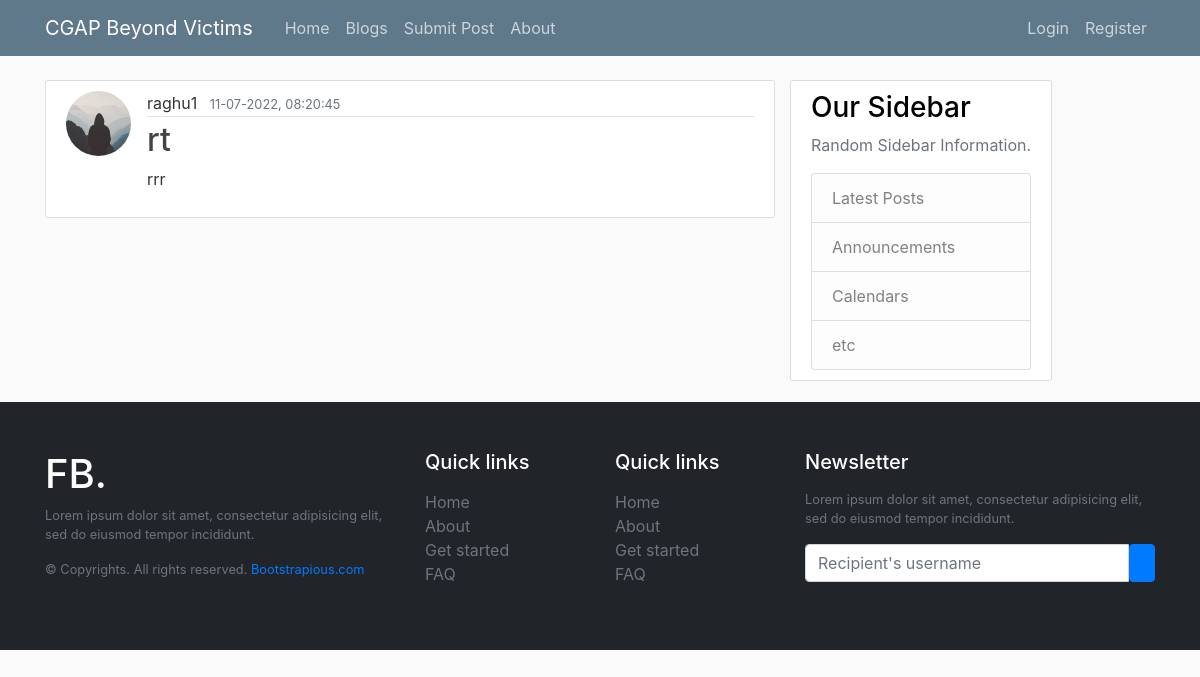
Screenshot of /post/3 with the database file from the repository.
### cgap/models.py (models this page shows, shortened)
class User(db.Model, UserMixin):
    id = db.Column(db.Integer, primary_key=True)
    username = db.Column(db.String(20), unique=True, nullable=False)
    email = db.Column(db.String(120), unique=True, nullable=False)
    image_file = db.Column(db.String(20), nullable=False, default="default.jpg")
    password = db.Column(db.String(60), nullable=False)
    posts = db.relationship("Post", backref="author", lazy=True)

class Post(db.Model):
    id = db.Column(db.Integer, primary_key=True)
    title = db.Column(db.String(100), nullable=False)
    date_posted = db.Column(db.DateTime, nullable=False, default=datetime.utcnow)
    image_file = db.Column(db.String(20), nullable=False, default="default.jpg")
    content = db.Column(db.Text, nullable=False)
    user_id = db.Column(db.Integer, db.ForeignKey("user.id"), nullable=False)

### cgap/routes.py (the view)
@app.route("/post/<int:post_id>")
def post(post_id):
    post = Post.query.get_or_404(post_id)
    return render_template("post.html", title=post.title, post=post)

### cgap/templates/post.html (shortened to what this page needs)
{% extends "layout.html" %}
{% block content %}
<article class="media content-section">
    <img class="rounded-circle article-img" src="{{ url_for('static', filename='profile_pics/' + post.author.image_file) }}">
    <div class="media-body">
        <div class="article-metadata">
            <a class="mr-2" href="{{ url_for('user_posts', username=post.author.username) }}">{{ post.author.username }}</a>
            <small class="text-muted">{{ post.date_posted.strftime('%d-%m-%Y, %H:%M:%S') }}</small>
        </div>
        <h2 class="article-title">{{ post.title }}</h2>
        <p class="article-content">{{ post.content }}</p>
    </div>
</article>
{% endblock content %}

### cgap/static/main.css (style rules this page uses)
body { background: #fafafa; color: #333333; margin-top: 5rem; }
h1, h2, h3, h4, h5, h6 { color: black; }
.content-section { background: #ffffff; padding: 10px 20px; border: 1px solid #dddddd; border-radius: 3px; margin-bottom: 20px; }
.article-title { color: #444444; }
.article-content { white-space: pre-line; }
.article-img { height: 65px; width: 65px; margin-right: 16px; }
.article-metadata { padding-bottom: 1px; margin-bottom: 4px; border-bottom: 1px solid #e3e3e3; }
a { color: inherit; text-decoration: none; transition: all 0.3s; }

### rows the page displays
User: image_file (placeholder picture), author.username "raghu1"
Post: date_posted "11-07-2022, 08:20:45", title "rt", content "rrr"
